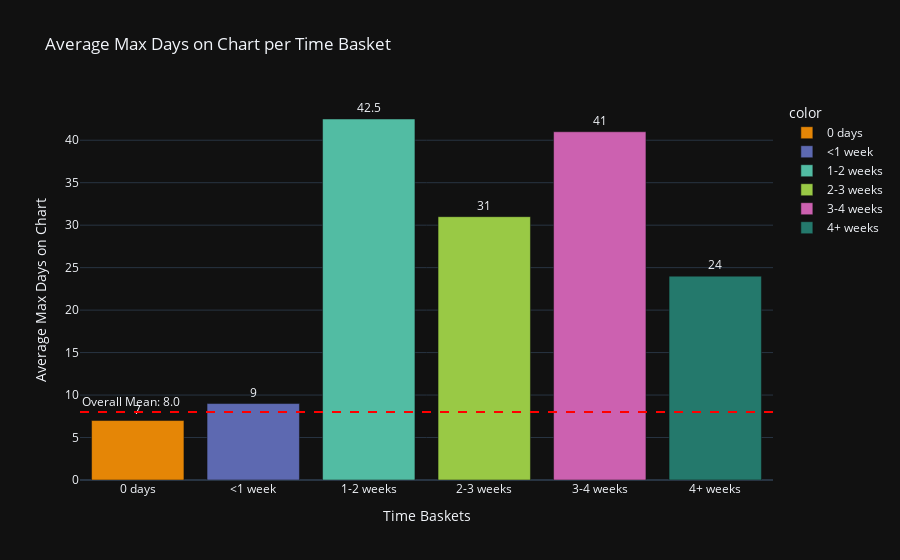

Source (notebook cell):
### Code cell
mean_days_per_bin = df.groupby('relase-chart_days_bins')['max_days_on_chart'].median().reindex(
    ['0 days', '<1 week', '1-2 weeks', '2-3 weeks', '3-4 weeks', '4+ weeks']
)

overall_mean = df['max_days_on_chart'].median()

fig = px.bar(
    x=mean_days_per_bin.index,
    y=mean_days_per_bin.values,
    text=mean_days_per_bin.round(1),
    labels={'x': 'Time Baskets', 'y': 'Average Max Days on Chart'},
    title='Average Max Days on Chart per Time Basket',
    color=mean_days_per_bin.index,
    color_discrete_sequence=px.colors.qualitative.Vivid
)

fig.add_hline(
    y=overall_mean,
    line_dash="dash",
    line_color="red",
    annotation_text=f"Overall Mean: {overall_mean:.1f}",
    annotation_position="top left"
)

fig.update_traces(textposition='outside')
fig.update_layout(
    xaxis_title="Time Baskets",
    yaxis_title="Average Max Days on Chart",
    template="plotly_dark",
)

fig.show()

### Figure 1 — Plotly figure (JSON) as saved in the notebook; plotly's stock layout.template omitted (floating-point values rounded to 4 significant figures)
{"data": [{"alignmentgroup": "True", "hovertemplate": "color=0 days<br>Time Baskets=%{x}<br>Average Max Days on Chart=%{y}<br>text=%{text}<extra></extra>", "legendgroup": "0 days", "marker": {"color": "rgb(229, 134, 6)", "pattern": {"shape": ""}}, "name": "0 days", "offsetgroup": "0 days", "orientation": "v", "showlegend": true, "text": [7], "textposition": "outside", "type": "bar", "x": ["0 days"], "xaxis": "x", "y": [7], "yaxis": "y"}, {"alignmentgroup": "True", "hovertemplate": "color=<1 week<br>Time Baskets=%{x}<br>Average Max Days on Chart=%{y}<br>text=%{text}<extra></extra>", "legendgroup": "<1 week", "marker": {"color": "rgb(93, 105, 177)", "pattern": {"shape": ""}}, "name": "<1 week", "offsetgroup": "<1 week", "orientation": "v", "showlegend": true, "text": [9], "textposition": "outside", "type": "bar", "x": ["<1 week"], "xaxis": "x", "y": [9], "yaxis": "y"}, {"alignmentgroup": "True", "hovertemplate": "color=1-2 weeks<br>Time Baskets=%{x}<br>Average Max Days on Chart=%{y}<br>text=%{text}<extra></extra>", "legendgroup": "1-2 weeks", "marker": {"color": "rgb(82, 188, 163)", "pattern": {"shape": ""}}, "name": "1-2 weeks", "offsetgroup": "1-2 weeks", "orientation": "v", "showlegend": true, "text": [42.5], "textposition": "outside", "type": "bar", "x": ["1-2 weeks"], "xaxis": "x", "y": [42.5], "yaxis": "y"}, {"alignmentgroup": "True", "hovertemplate": "color=2-3 weeks<br>Time Baskets=%{x}<br>Average Max Days on Chart=%{y}<br>text=%{text}<extra></extra>", "legendgroup": "2-3 weeks", "marker": {"color": "rgb(153, 201, 69)", "pattern": {"shape": ""}}, "name": "2-3 weeks", "offsetgroup": "2-3 weeks", "orientation": "v", "showlegend": true, "text": [31], "textposition": "outside", "type": "bar", "x": ["2-3 weeks"], "xaxis": "x", "y": [31], "yaxis": "y"}, {"alignmentgroup": "True", "hovertemplate": "color=3-4 weeks<br>Time Baskets=%{x}<br>Average Max Days on Chart=%{y}<br>text=%{text}<extra></extra>", "legendgroup": "3-4 weeks", "marker": {"color": "rgb(204, 97, 176)", "pattern": {"shape": ""}}, "name": "3-4 weeks", "offsetgroup": "3-4 weeks", "orientation": "v", "showlegend": true, "text": [41], "textposition": "outside", "type": "bar", "x": ["3-4 weeks"], "xaxis": "x", "y": [41], "yaxis": "y"}, {"alignmentgroup": "True", "hovertemplate": "color=4+ weeks<br>Time Baskets=%{x}<br>Average Max Days on Chart=%{y}<br>text=%{text}<extra></extra>", "legendgroup": "4+ weeks", "marker": {"color": "rgb(36, 121, 108)", "pattern": {"shape": ""}}, "name": "4+ weeks", "offsetgroup": "4+ weeks", "orientation": "v", "showlegend": true, "text": [24], "textposition": "outside", "type": "bar", "x": ["4+ weeks"], "xaxis": "x", "y": [24], "yaxis": "y"}], "layout": {"annotations": [{"showarrow": false, "text": "Overall Mean: 8.0", "x": 0, "xanchor": "left", "xref": "x domain", "y": 8, "yanchor": "bottom", "yref": "y"}], "barmode": "relative", "legend": {"title": {"text": "color"}, "tracegroupgap": 0}, "shapes": [{"line": {"color": "red", "dash": "dash"}, "type": "line", "x0": 0, "x1": 1, "xref": "x domain", "y0": 8, "y1": 8, "yref": "y"}], "title": {"text": "Average Max Days on Chart per Time Basket"}, "xaxis": {"anchor": "y", "domain": [0, 1], "title": {"text": "Time Baskets"}}, "yaxis": {"anchor": "x", "domain": [0, 1], "title": {"text": "Average Max Days on Chart"}}}}
